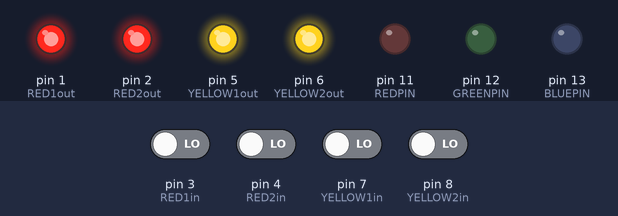
A sketch run on a simulated Arduino Uno, built with avr-gcc and run on an emulated ATmega328P. Parts: output pins drawn as LEDs (lit = HIGH). The test bench sets the inputs (shaded band); at power-on: pin 3 (RED1in), pin 4 (RED2in), pin 7 (YELLOW1in), pin 8 (YELLOW2in) LOW.

Above: at 1.2 s.
1.3 s: pin 3 (RED1in) driven HIGH
At 2.5 s:
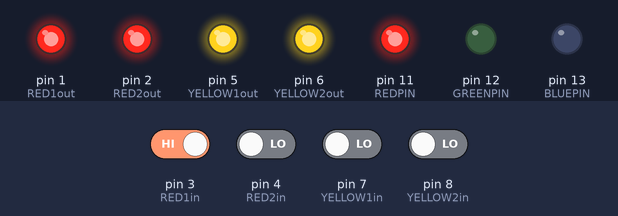
2.8 s: pin 7 (YELLOW1in) driven HIGH
At 5.4 s:
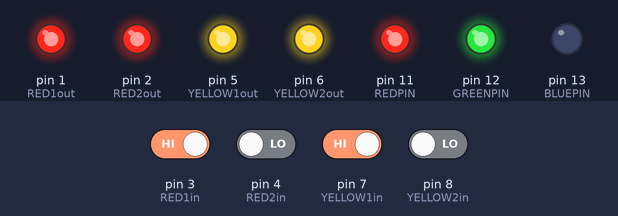
5.8 s: pin 3 (RED1in) driven LOW
At 13.1 s:
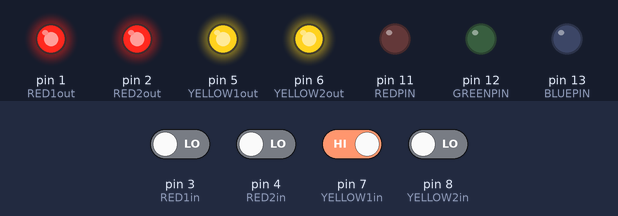
Timing chart, 0 to 14.6 s (numbered marks = the images above; inputs shaded):
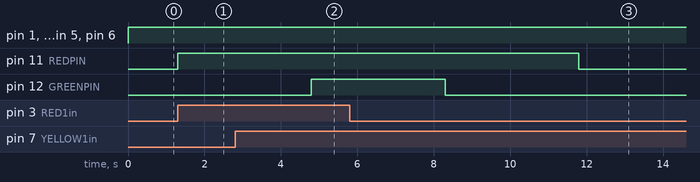

Measured:
- after the input at 1.3 s, pin 11 (REDPIN): LOW → HIGH at once
- after the input at 2.8 s, pin 11 (REDPIN): stays HIGH (without the input it goes to LOW after 2.0 s); pin 12 (GREENPIN): LOW → HIGH after 2.0 s
- after the input at 5.8 s, pin 11 (REDPIN): HIGH → LOW after 6.0 s instead of 2.5 s

The sketch:

LEDStripsCode.v2.2.ino
```cpp
const int REDPIN = 11;
const int GREENPIN = 12;
const int BLUEPIN = 13;

//sets pins for buttons
const int RED1in = 3;
const int RED2in = 4;
const int RED1out = 1;
const int RED2out = 2;
const int YELLOW1in = 7;
const int YELLOW2in = 8;
const int YELLOW1out = 5;
const int YELLOW2out = 6;

//There are 4 buttons, 2 for each color
int buttonStateRED1 = 0;
int buttonStateRED2 = 0;
int buttonStateYELLOW1 = 0;
int buttonStateYELLOW2 = 0;


//Because the switches are double action, they will be "on" when they change state
int lastButtonStateRED1 = 0;
int lastButtonStateRED2 = 0;
int lastButtonStateYELLOW1 = 0;
int lastButtonStateYELLOW2 = 0;

void setup() {
  // put your setup code here, to run once:
  pinMode(REDPIN, OUTPUT);
  pinMode(GREENPIN, OUTPUT);
  pinMode(BLUEPIN, OUTPUT);
  pinMode(RED1in, INPUT);
  pinMode(RED2in, INPUT);
  pinMode(RED1out, OUTPUT);
  pinMode(RED2out, OUTPUT);
  pinMode(YELLOW1in, INPUT);
  pinMode(YELLOW2in, INPUT);
  pinMode(YELLOW1out, OUTPUT);
  pinMode(YELLOW2out, OUTPUT);
}

void loop() {
  // put your main code here, to run repeatedly:

  //always outputting signal, and only passes if switch is pressed.
  digitalWrite(RED1out, HIGH);
  digitalWrite(RED2out, HIGH);
  digitalWrite(YELLOW1out, HIGH);
  digitalWrite(YELLOW2out, HIGH);

  buttonStateRED1 = digitalRead(RED1in); //Reads buttonstate
  buttonStateRED2 = digitalRead(RED2in);
  buttonStateYELLOW1 = digitalRead(YELLOW1in);
  buttonStateYELLOW2 = digitalRead(YELLOW2in);


  if ((buttonStateRED1 != lastButtonStateRED1) || (buttonStateRED2 != lastButtonStateRED2)) { //Checks if button state has changed
    analogWrite(REDPIN, 255); //Sets LEDs to RED
    delay(3500); //Holds state for x seconds in milliseconds. 10000ms = 10s
    analogWrite(REDPIN, 0);  //Sets LED back to off
  //delay(50); //50 ms delay to debounce button
  }
  else if ((buttonStateYELLOW1 != lastButtonStateYELLOW1) || (buttonStateYELLOW2 != lastButtonStateYELLOW2)) {

    analogWrite(REDPIN, 255); //Sets LEDs to YELLOW
    analogWrite(GREENPIN, 255);
    analogWrite(BLUEPIN, 0);
    delay(3500);
    analogWrite(REDPIN, 0);
    analogWrite(GREENPIN, 0);
  //delay(50); //50 ms delay to debounce button
  }
  lastButtonStateRED1 = buttonStateRED1;
  lastButtonStateRED2 = buttonStateRED2;
  lastButtonStateYELLOW1 = buttonStateYELLOW1;
  lastButtonStateYELLOW2 = buttonStateYELLOW2;
}
```
